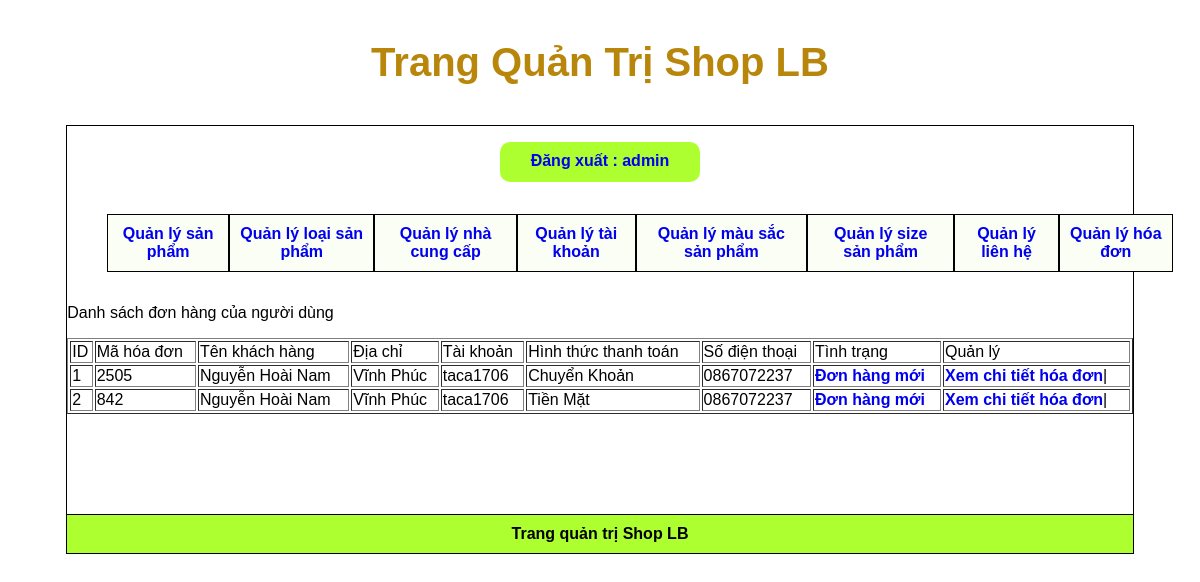
Page /webbanquanao/admincp/index.php?action=quanlyhoadon&query=lietke (signed in) on the committed database.
### tables this page shows
CREATE TABLE `tbl_hoadon` (
  `id_hoadon` int(11) NOT NULL,
  `id_khachhang` int(11) NOT NULL,
  `mahoadon` varchar(11) NOT NULL,
  `trangthai` int(11) NOT NULL,
  `hinhthucthanhtoan` varchar(100) NOT NULL
);

CREATE TABLE `tbl_khachhang` (
  `id_khachhang` int(11) NOT NULL,
  `hovaten` varchar(250) NOT NULL,
  `taikhoan` varchar(100) NOT NULL,
  `matkhau` varchar(100) NOT NULL,
  `sodienthoai` varchar(15) NOT NULL,
  `email` varchar(100) NOT NULL,
  `diachi` text NOT NULL,
  `chucvu` int(11) NOT NULL
);

### webbanquanao/admincp/modules/quanlyhoadon/lietke.php (the view)
<?php
$sql_lietke_hd = "SELECT * FROM tbl_hoadon ,tbl_khachhang  WHERE tbl_hoadon.id_khachhang=tbl_khachhang.id_khachhang ORDER BY id_hoadon DESC";
$result_lietke_hd = mysqli_query($connect, $sql_lietke_hd);
?>
<p>Danh sách đơn hàng của người dùng</p>
<table style="width: 100%;" border="1" style="border-collapse:collapse;">
    <tr>
        <td>ID</td>
        <td>Mã hóa đơn</td>
        <td>Tên khách hàng</td>
        <td>Địa chỉ</td>
        <td>Tài khoản</td>
        <td>Hình thức thanh toán</td>
        <td>Số điện thoại</td>
        <td>Tình trạng </td>
        <td colspan="2">Quản lý</td>
    </tr>
    <?php
    $i = 0;
    while ($row = mysqli_fetch_array($result_lietke_hd)) {
        $i++;
    ?>
        <tr>
            <td><?= $i ?></td>
            <td><?= $row['mahoadon'] ?></td>
            <td><?= $row['hovaten'] ?></td>
            <td><?= $row['diachi'] ?></td>
            <td><?= $row['taikhoan'] ?></td>
            <td><?= $row['hinhthucthanhtoan'] ?></td>
            <td><?= $row['sodienthoai'] ?></td>
            <td>
                <?php if ($row['trangthai'] == 1) {
                    echo '<a href="modules/quanlyhoadon/xuly.php?mahoadon=' . $row['mahoadon'] . '">Đơn hàng mới</a>';
                } else {
                    echo 'Đã xem';
                }
                ?>
            </td>
            <td>
                <a href="index.php?action=quanlyhoadon&query=xemhoadon&mahoadon=<?= $row['mahoadon'] ?>">Xem chi tiết hóa đơn</a>|
        </tr>
    <?php
    }
    ?>
</table>

### webbanquanao/admincp/modules/header.php (style rules this page uses)
a { font-weight: bold; }

### webbanquanao/admincp/modules/menu.php (style rules this page uses)
* { font-family: 'Poppins', sans-serif; text-decoration: none; }

### rows in the picture
tbl_hoadon: mahoadon "2505", id_khachhang.hovaten "Nguyễn Hoài Nam", id_khachhang.diachi "Vĩnh Phúc", id_khachhang.taikhoan "taca1706", hinhthucthanhtoan "Chuyển Khoản", id_khachhang.sodienthoai "0867072237"
tbl_hoadon: mahoadon "842", id_khachhang.hovaten "Nguyễn Hoài Nam", id_khachhang.diachi "Vĩnh Phúc", id_khachhang.taikhoan "taca1706", hinhthucthanhtoan "Tiền Mặt", id_khachhang.sodienthoai "0867072237"

### other values in the picture
$_SESSION['dangky'] "admin"
